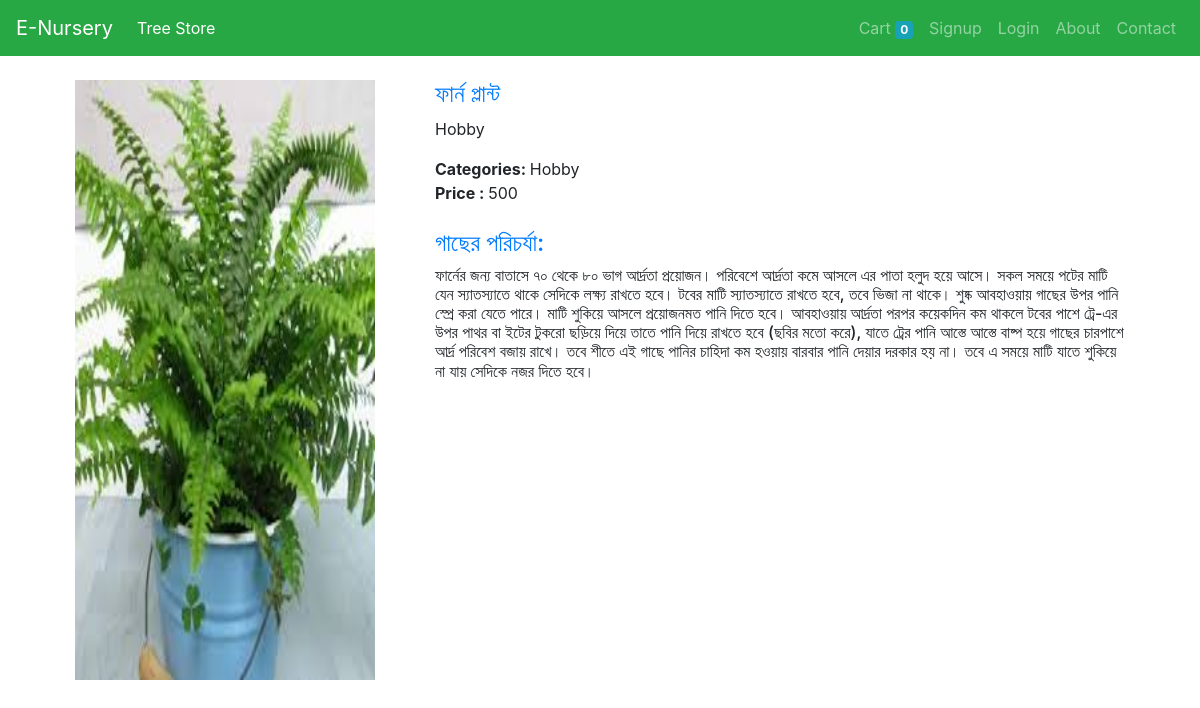
Page /store/43 on the committed database.
### store/models/product.py (models this page shows, shortened)
class Product(models.Model):
    name = models.CharField(max_length=50)
    price = models.IntegerField(default=0)
    category = models.ForeignKey(Category, on_delete=models.CASCADE, default=1)
    description = models.CharField(max_length=200, default='' , null=True , blank=True)
    image = models.ImageField(upload_to='uploads/products/')

class Product_Details(models.Model):
    product = models.OneToOneField(Product,on_delete=models.CASCADE)
    details = models.TextField(null=True,default="empty")
    details_show=models.BooleanField(default=False)
    uses = models.TextField(null=True,default="empty")
    show = models.BooleanField(default=False)
    diseases=models.TextField(null=True,default="empty")
    diseases_show=models.BooleanField(default=False)
    care_growing=models.TextField(null=True,default="empty")
    care_growing1_show= models.BooleanField(default=False)
    fartilizer=models.TextField(null=True,default="empty")
    fartilizer_show=models.BooleanField(default=False)

### store/models/category.py (models this page shows, shortened)
class Category(models.Model):
    name = models.CharField(max_length=20)
    def __str__(self):
        return self.name

### store/views/home.py (the view)
# urls.py: path('store/<int:pk>', Details , name='details'),
def Details(request,pk):
    product = Product.objects.get(id=pk)
    details = Product_Details.objects.get(product=product)
    return render(request,'details.html',{'product' : product,'details':details})

### store/templates/details.html (shortened to what this page needs)
{% extends 'base.html' %}
{% block content %}
{% load cart %}
{% load custom_filter %}
<div class="container bootdey">
    <div class="col-md-12">
        <br/>
    <section class="panel">
          <div class="panel-body">
              <div class="col-md-4"  style="float: left;">
                  <div class="pro-img-details">
                        <img style="width: 300px; height: 600px;" src="{{ product.image.url }}" alt="">
                    </div>
              </div>
              <div class="col-md-8" style="float: left;">
                    <h4 class="pro-d-title">
                        <a href="#" class="">
                            {{ product.name }}
                        </a>
                    </h4>
                  <p>{{ product.category }}</p>
                  <div class="product_meta">
                      <span class="posted_in"> <strong>Categories: </strong> {{ product.category }}</span>
                  </div>
                  <div class="m-bot15"> <strong>Price : </strong> <span class="amount-old">{{ product.price }}</span></div>
                  <br/>
                  {% if details.details_show is True %}
                  <h4 class="pro-d-title">
                    <a href="#" class="">
                       গাছের  পরিচর্যা:
                    </a>
                <h6>{{ details.details }}</h6>
                {% endif %}
                <br/>
                </div>
          </div>
      </section>
      </div>
      </div>
{% endblock %}

### rows in the picture
Product: image (picture), name "ফার্ন প্লান্ট", category "Hobby", price "500"
Product_Details: details "ফার্নের জন্য বাতাসে ৭০ থেকে ৮০ ভাগ আর্দ্রতা প্রয়োজন। পরিবেশে আর্দ্রতা কমে আসলে এর পাতা হলুদ হয়ে আসে। সকল সময়ে পটের মাটি যেন স্যাতস্যাতে থাকে সেদিকে লক্ষ্য রাখতে হবে। টবের মাটি স্যাতস্যাতে রাখতে হবে, তবে ভিজা না থাকে। শুষ্ক আবহাওয়ায় গাছের উপর পানি স্প্রে করা যেতে পারে। মাটি শুকিয়ে আসলে প্রয়োজনমত পানি দিতে হবে। আবহাওয়ায় আর্দ্রতা পরপর কয়েকদিন কম থাকলে টবের পাশে ট্রে-এর উপর পাথর বা ইটের টুকরো ছড়িয়ে দিয়ে তাতে পানি দিয়ে রাখতে হবে (ছবির মতো করে), যাতে ট্রের পানি আস্তে আস্তে বাষ্প হয়ে গাছের চারপাশে আর্দ্র পরিবেশ বজায় রাখে। তবে শীতে এই গাছে পানির চাহিদা কম হওয়ায় বারবার পানি দেয়ার দরকার হয় না। তবে এ সময়ে মাটি যাতে শুকিয়ে না যায় সেদিকে নজর দিতে হবে।"

### other values in the picture
{{ request.session.cart.keys|length }} "0"
